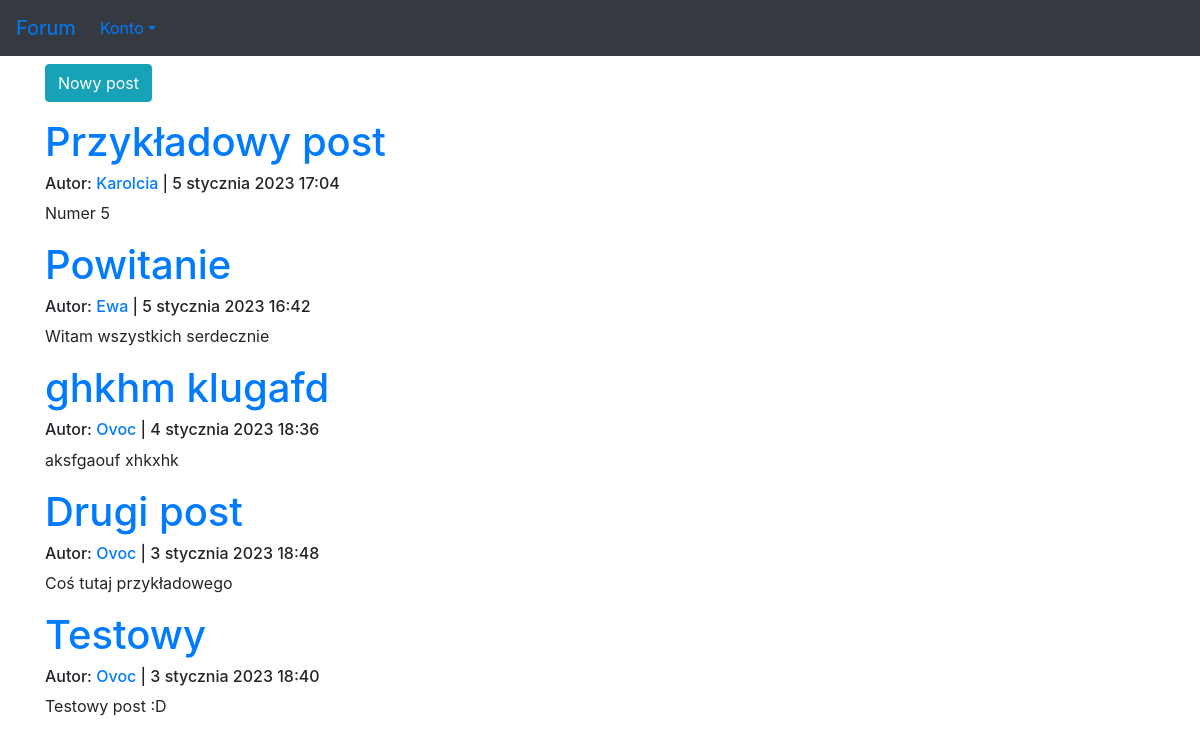
The page / (signed in) on the database its author committed.
### forum/models.py (models this page shows, shortened)
class Post(models.Model):
    author = models.ForeignKey(User, on_delete=models.CASCADE)
    title = models.CharField(max_length=100)
    description = models.TextField()
    published_date = models.DateTimeField(default=timezone.now)
    updated = models.DateTimeField(blank=True, null=True)
    views = models.IntegerField(default=0)

### forum/views.py (the view)
# urls.py: path('', views.posts_list, name='index'),
def posts_list(request):
    posts = Post.objects.filter(published_date__lte=timezone.now()).order_by('-published_date')
    paginator = Paginator(posts, 10)
    page = request.GET.get('page')
    posts = paginator.get_page(page)
    return render(request, 'forum/index.html', {'posts': posts})

### forum/templates/forum/index.html
{% extends 'szablon.html' %}
{% block tresc %}
    {% if user.is_authenticated %}
        <p><a href="{% url 'forum:new_post' %}" class="btn btn-info" role="button">Nowy post</a></p>
    {% else %}
        <a href="{% url 'users:loguj' %}" class="btn btn-info" role="button">Zaloguj</a>
    {% endif %}
    {% for post in posts %}
        <h1><a href="{% url 'forum:post' pk=post.pk %}">{{ post.title }}</a></h1>
        <h6>
            Autor: <a href="{% url 'users:index' user.id %}">{{ post.author }}</a> | {{ post.published_date }}
        </h6>
        <p>{{ post.description }}</p>
    {% endfor %}
{% endblock tresc %}

### rows shown on the page
Post: title "Przykładowy post", author "Karolcia", published_date "5 stycznia 2023 17:04", description "Numer 5"
Post: title "Powitanie", author "Ewa", published_date "5 stycznia 2023 16:42", description "Witam wszystkich serdecznie"
Post: title "ghkhm klugafd", author "Ovoc", published_date "4 stycznia 2023 18:36", description "aksfgaouf xhkxhk"
Post: title "Drugi post", author "Ovoc", published_date "3 stycznia 2023 18:48", description "Coś tutaj przykładowego"
Post: title "Testowy", author "Ovoc", published_date "3 stycznia 2023 18:40", description "Testowy post :D"
